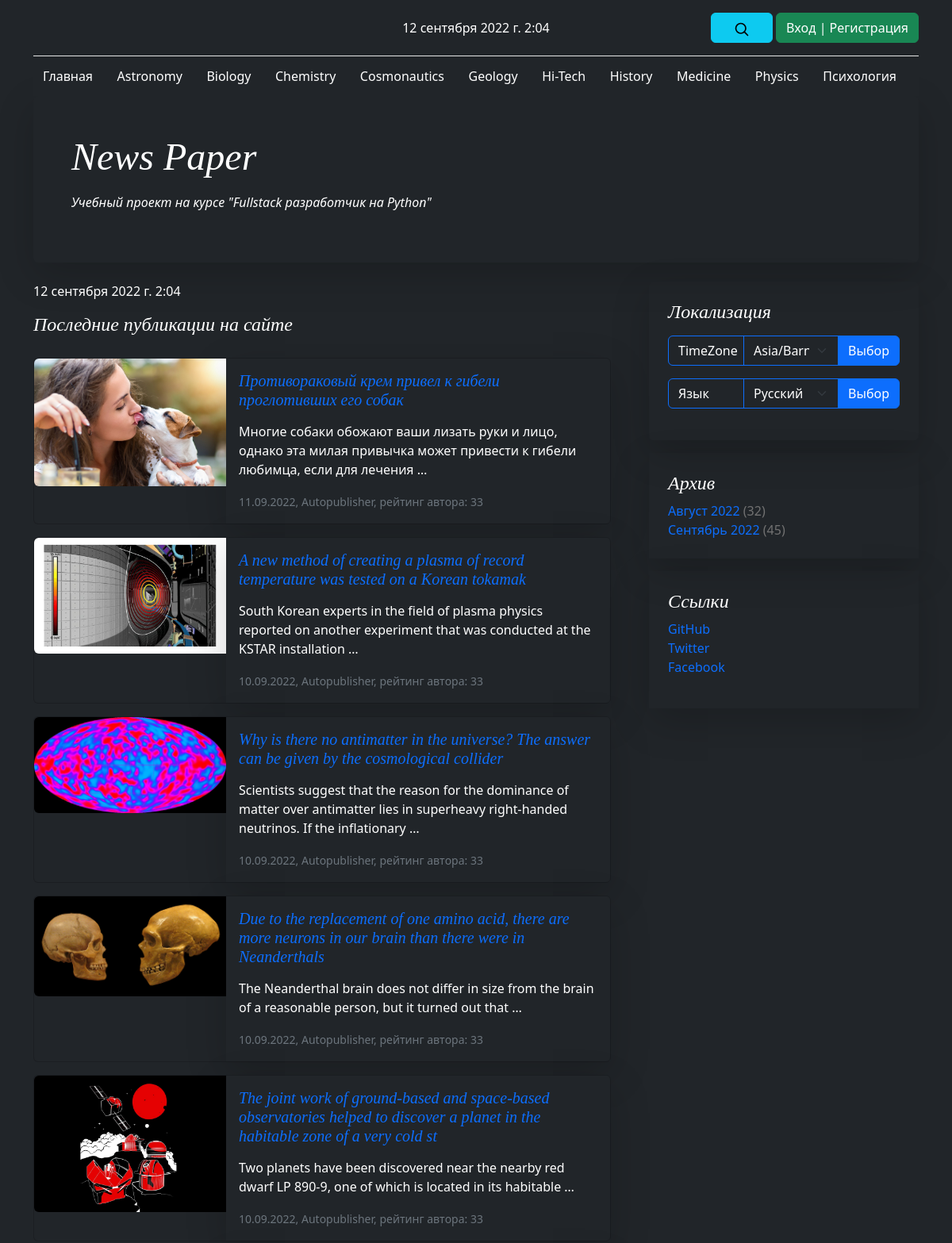
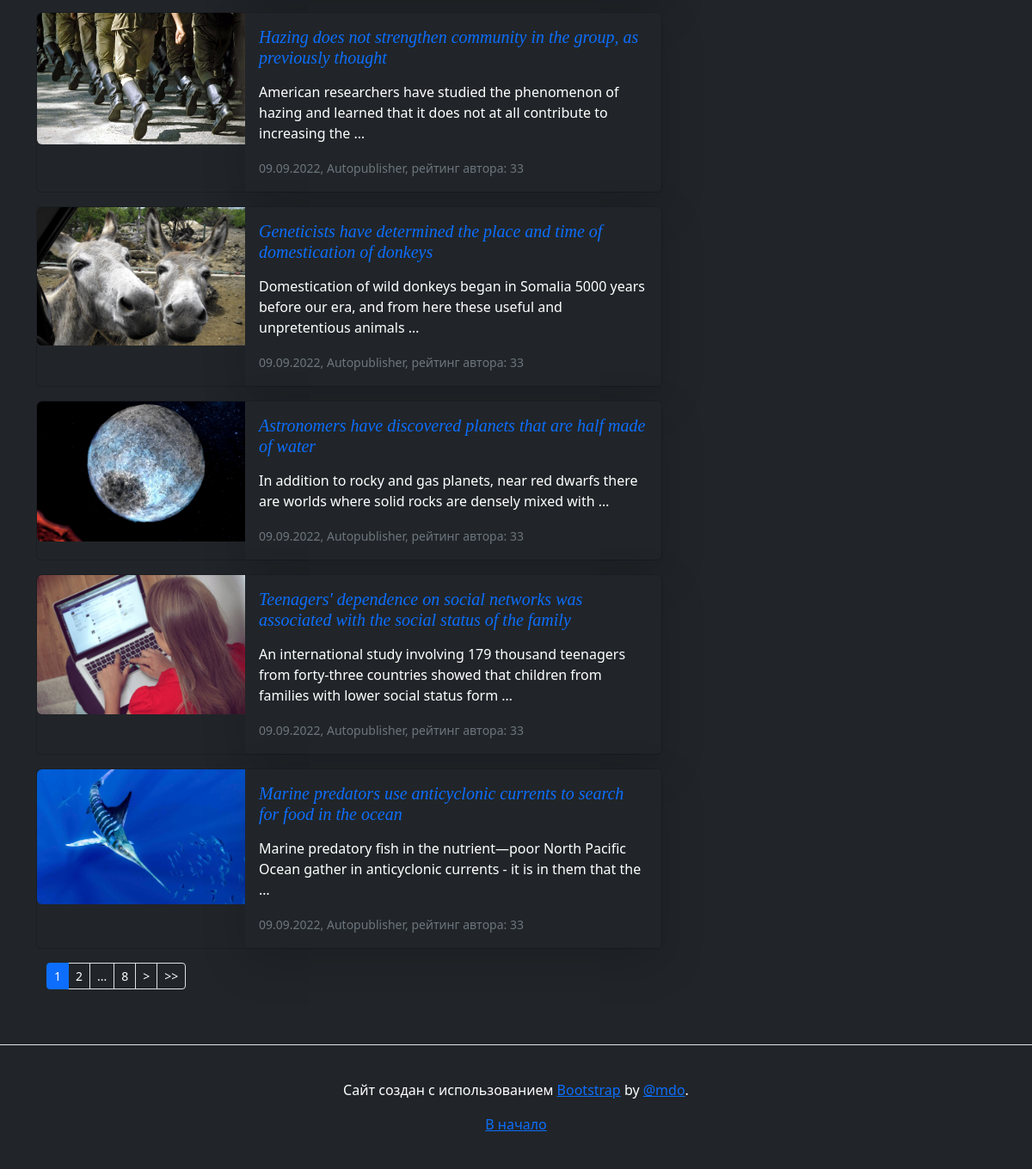
The page / on the database its author committed (2 pictures, top to bottom).
### news/models.py (models this page shows, shortened)
class Category(models.Model):
    name = models.CharField(
        max_length=64,
        unique=True,
        verbose_name=_('Имя категории'),
    )
    subscribers = models.ManyToManyField(
        User,
        through='CatSubscribers',
        blank=True,
        verbose_name=_('Подписчик'),
    )
    class Meta:
        verbose_name = _('Категория')
        verbose_name_plural = _('Категории')

class Post(models.Model):
    author_post = models.ForeignKey(
        Author,
        on_delete=models.CASCADE,
        verbose_name=_('Автор'),
    )
    ARTICLE = 'ART'
    NEWS = 'NWS'
    CHOICE_CAT = [
        (ARTICLE, _('Статья')),
        (NEWS, _('Новость')),
    ]
    type_cat = models.CharField(
        max_length=3,
        choices=CHOICE_CAT,
        default=ARTICLE,
        verbose_name=_('Тип контента'),
    )
    date_pub = models.DateTimeField(
        auto_now_add=True,
        verbose_name=_('Дата публикации'),
    )
    post_cat = models.ManyToManyField(
        Category,
        through='PostCategory',
        verbose_name=_('Категория'),
    )
    name = models.CharField(
        max_length=128,
        verbose_name=_('Название'),
    )
    content = models.TextField(
        verbose_name=_('Контент'),
    )
    content_rate = models.SmallIntegerField(
        default=0,
        verbose_name=_('Рейтинг'),
    )
    content_image = models.ImageField(
        upload_to='images',
        verbose_name=_('Изображение'),
        default='no_image.jpg',
    )
    class Meta:
        verbose_name = _('Пост')
        verbose_name_plural = _('Посты')

class Author(models.Model):
    author_user = models.OneToOneField(
        User,
        on_delete=models.CASCADE,
        verbose_name=_('Имя'),
    )
    author_rate = models.SmallIntegerField(
        default=0,
        verbose_name=_('Рейтинг'),
    )
    def __str__(self):
        return self.author_user.username
    class Meta:
        verbose_name = _('Автор')
        verbose_name_plural = _('Авторы')

### news/views.py (the view)
# urls.py: path('', IndexView.as_view(), name='index'),
class IndexView(ListView):
    queryset = Post.objects.select_related().all().order_by('-date_pub')
    template_name = 'posts.html'
    context_object_name = 'posts'
    paginate_by = 10

### news/context_processors.py (called while the page is built)
def navigate_context(request):
    category = Category.objects.all()
    archives = Post.objects.annotate(
        year=ExtractYear('date_pub'),
        month=ExtractMonth('date_pub')
    ).values('year', 'month').annotate(total=Count('id'))
    user_timezone = pytz.timezone(
        request.session.get('django_timezone') or settings.TIME_ZONE
    )
    current_time = timezone.now().astimezone(user_timezone)
    context = {
        'category': category,
        'archives': archives,
        'current_time': current_time,
        'timezones': pytz.common_timezones,
    }
    return context

### news/templatetags/news_filters.py (called while the page is built)
@register.filter()
def censor(in_text):
    censured_text = in_text
    with open('static/json/bad_words.json', 'r') as censor_file:
        bad_text = json.load(censor_file)
    for word in censured_text.split():
        if word.lower() in bad_text:
            censured_text = censured_text.replace(
                word,
                f'{word[0]}{"*" * (len(word) - 1)}'
            )
    return censured_text

@register.filter()
def name_month(val):
    val_obj = timezone.datetime.strptime(str(val), "%m")
    val_name = val_obj.strftime("%B")
    return _(val_name)

### news/templatetags/news_tags.py (called while the page is built)
@register.simple_tag(takes_context=True)
def url_replace(context, **kwargs):
    d = context['request'].GET.copy()
    for k, v in kwargs.items():
        d[k] = v
    return d.urlencode()

### templates/posts.html (shortened to what this page needs)
{% extends 'default.html' %}
{% load i18n %}
{% load news_filters %}
{% load news_tags %}
{% block content %}
    {% load cache %}
    {% cache 1 last_news page_obj.number %}
        <h4 class="pb-1 mb-4 fst-italic">
            {% block page_header %}{% trans "Последние публикации на сайте" %}{% endblock %}
        </h4>
        {% for post in posts %}
            {% include 'post_card.html' %}
        {% endfor %}
    {% endcache %}
    {% if page_obj.has_other_pages %}
        {% include 'paginator.html' %}
    {% endif %}
{% endblock content %}

### templates/navigate.html (shortened to what this page needs)
{% load i18n %}
{% load tz %}
{% load cache %}
<div class="container">
  <header class="blog-header lh-1 py-3">
    <div class="row flex-nowrap justify-content-between align-items-center">
      <div class="col-4 pt-1">
      </div>
      <div class="col-4 text-center">
        {{ current_time }}
      </div>
      <div class="col-4 d-flex justify-content-end align-items-center">
        <a class="link-secondary" href="{% url 'news:search' %}" aria-label="Search">
          <span class="btn btn-info">
              <svg xmlns="http://www.w3.org/2000/svg" width="20" height="20" fill="none" stroke="currentColor" stroke-linecap="round" stroke-linejoin="round" stroke-width="2" class="mx-3" role="img" viewBox="0 0 24 24"><title>Search</title><circle cx="10.5" cy="10.5" r="7.5"/><path d="M21 21l-5.2-5.2"/></svg>
          </span>
        </a>
          {% if user.id %}
            <a class="btn btn-danger" href="/accounts/logout/">{% trans "Выход" %}</a>
          {% else %}
            <a class="btn btn-success" href="/accounts/login/">{% trans "Вход" %} | {% trans "Регистрация" %}</a>
          {% endif %}
      </div>
    </div>
  </header>
  {% cache 1 navbar %}
  <nav {% if current_time.hour >= 19 or  current_time.hour <= 7 %}class="navbar bg-dark text-bg-dark"{% else %}class="navbar bg-light"{% endif %}>
    <div {% if current_time.hour >= 19 or  current_time.hour <= 7 %}class="container-fluid bg-dark text-bg-dark"{% else %}class="container-fluid"{% endif %}>
      <a {% if current_time.hour >= 19 or  current_time.hour <= 7 %}class="navbar-brand fs-6 text-bg-dark"{% else %}class="navbar-brand fs-6"{% endif %} href="{% url 'news:index' %}">{% trans "Главная" %}</a>
      {% for item in category %}
        <a {% if current_time.hour >= 19 or  current_time.hour <= 7 %}class="navbar-brand fs-6 text-bg-dark"{% else %}class="navbar-brand fs-6"{% endif %} href="{% url 'news:category' item.id %}">{{ item.name }}</a>
      {% endfor %}
    </div>
  </nav>
  {% endcache %}
</div>

### templates/post_card.html
{% load i18n %}
{% load news_filters %}
{% load news_tags %}
<div {% if current_time.hour >= 19 or  current_time.hour <= 7 %}class="card mb-3 bg-dark text-bg-dark"{% else %}class="card mb-3"{% endif %}>
  <div class="row g-0">
    <div class="col-md-4">
      <img src="{{ post.content_image.url }}" class="img-fluid rounded-start" alt="{{ post.name|censor }}">
    </div>
    <div class="col-md-8">
      <div class="card-body container-fluid shadow-lg">
        <a class="text-decoration-none" href="{% url 'news:detail' post.id %}">
            <h5 class="card-title fst-italic">{{ post.name|censor }}</h5>
        </a>
        <p class="card-text">{{ post.content|censor|truncatewords_html:20|safe }}</p>
        <p class="card-text">
            <small class="text-muted">
                {{ post.date_pub|date:'d.m.Y' }},
                {{ post.author_post }},
                {% trans "рейтинг автора:" %} {{ post.author_post.author_rate }}
            </small>
        </p>
      </div>
    </div>
  </div>
</div>

### static/css/blog.rtl.css (style rules this page uses)
.blog-header { border-bottom: 1px solid #e5e5e5; }
h1, h2, h3, h4, h5, h6 { font-family: Amiri, Georgia, "Times New Roman", serif; }

### rows shown on the page
Category: name "Astronomy"
Category: name "Biology"
Category: name "Chemistry"
Category: name "Cosmonautics"
Category: name "Geology"
Category: name "Hi-Tech"
Category: name "History"
Category: name "Medicine"
Category: name "Physics"
Category: name "Психология"
Post: content_image (picture), name|censor "Противораковый крем привел к гибели проглотивших его собак", content|censor "Многие собаки обожают ваши лизать руки и лицо, однако эта милая привычка может привести к гибели любимца, если для лечения …", date_pub "11.09.2022", author_post "Autopublisher", author_post.author_rate "33"
Post: content_image (picture), name|censor "A new method of creating a plasma of record temperature was tested on a Korean tokamak", content|censor "South Korean experts in the field of plasma physics reported on another experiment that was conducted at the KSTAR installation …", date_pub "10.09.2022", author_post "Autopublisher", author_post.author_rate "33"
Post: content_image (picture), name|censor "Why is there no antimatter in the universe? The answer can be given by the cosmological collider", content|censor "Scientists suggest that the reason for the dominance of matter over antimatter lies in superheavy right-handed neutrinos. If the inflationary …", date_pub "10.09.2022", author_post "Autopublisher", author_post.author_rate "33"
Post: content_image (picture), name|censor "Due to the replacement of one amino acid, there are more neurons in our brain than there were in Neanderthals", content|censor "The Neanderthal brain does not differ in size from the brain of a reasonable person, but it turned out that …", date_pub "10.09.2022", author_post "Autopublisher", author_post.author_rate "33"
Post: content_image (picture), name|censor "The joint work of ground-based and space-based observatories helped to discover a planet in the habitable zone of a very cold st", content|censor "Two planets have been discovered near the nearby red dwarf LP 890-9, one of which is located in its habitable …", date_pub "10.09.2022", author_post "Autopublisher", author_post.author_rate "33"
Post: content_image (picture), name|censor "Hazing does not strengthen community in the group, as previously thought", content|censor "American researchers have studied the phenomenon of hazing and learned that it does not at all contribute to increasing the …", date_pub "09.09.2022", author_post "Autopublisher", author_post.author_rate "33"
Post: content_image (picture), name|censor "Geneticists have determined the place and time of domestication of donkeys", content|censor "Domestication of wild donkeys began in Somalia 5000 years before our era, and from here these useful and unpretentious animals …", date_pub "09.09.2022", author_post "Autopublisher", author_post.author_rate "33"
Post: content_image (picture), name|censor "Astronomers have discovered planets that are half made of water", content|censor "In addition to rocky and gas planets, near red dwarfs there are worlds where solid rocks are densely mixed with …", date_pub "09.09.2022", author_post "Autopublisher", author_post.author_rate "33"
Post: content_image (picture), name|censor "Teenagers' dependence on social networks was associated with the social status of the family", content|censor "An international study involving 179 thousand teenagers from forty-three countries showed that children from families with lower social status form …", date_pub "09.09.2022", author_post "Autopublisher", author_post.author_rate "33"
Post: content_image (picture), name|censor "Marine predators use anticyclonic currents to search for food in the ocean", content|censor "Marine predatory fish in the nutrient—poor North Pacific Ocean gather in anticyclonic currents - it is in them that the …", date_pub "09.09.2022", author_post "Autopublisher", author_post.author_rate "33"

### other values the page prints
{{ current_time }} "12 сентября 2022 г. 2:04"
{{ page_obj.number }} "1"
{{ page_obj.next_page_number }} "2"
{{ page_obj.paginator.num_pages }} "8"
{{ item.month|name_month }} "Август" "Сентябрь"
{{ item.year }} "2022" "2022"
{{ item.total }} "32" "45"
form field timezone "Asia/Barnaul"
form field language "Русский"
